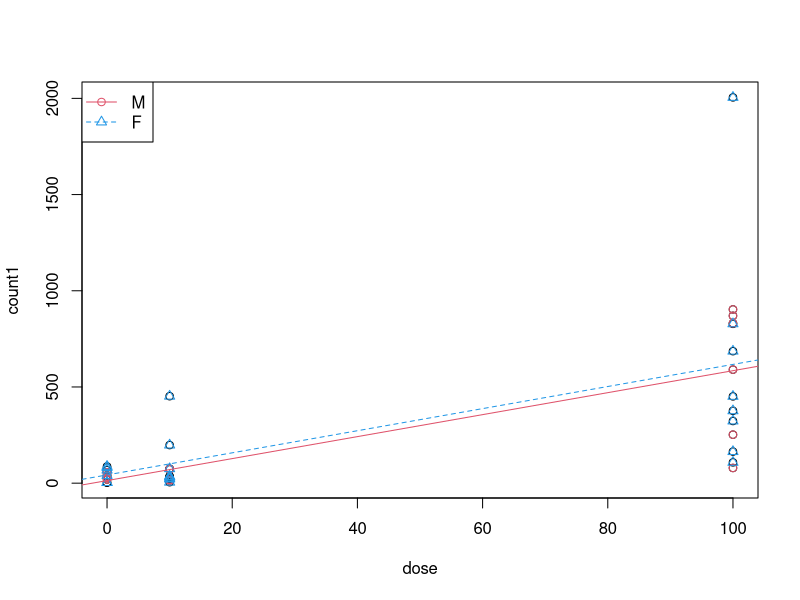
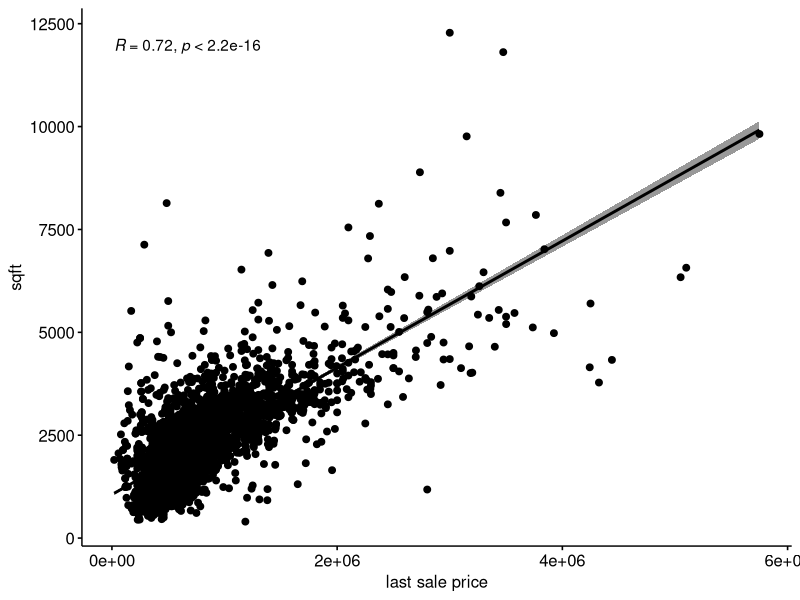
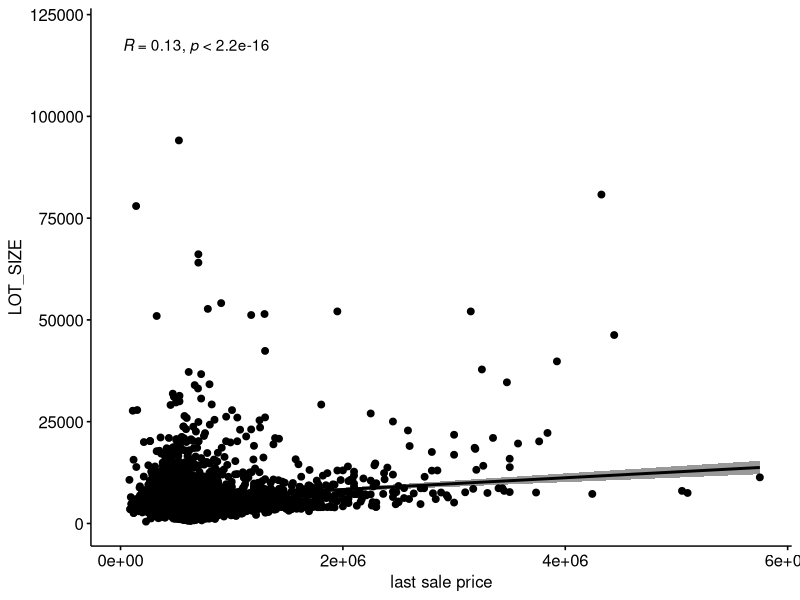
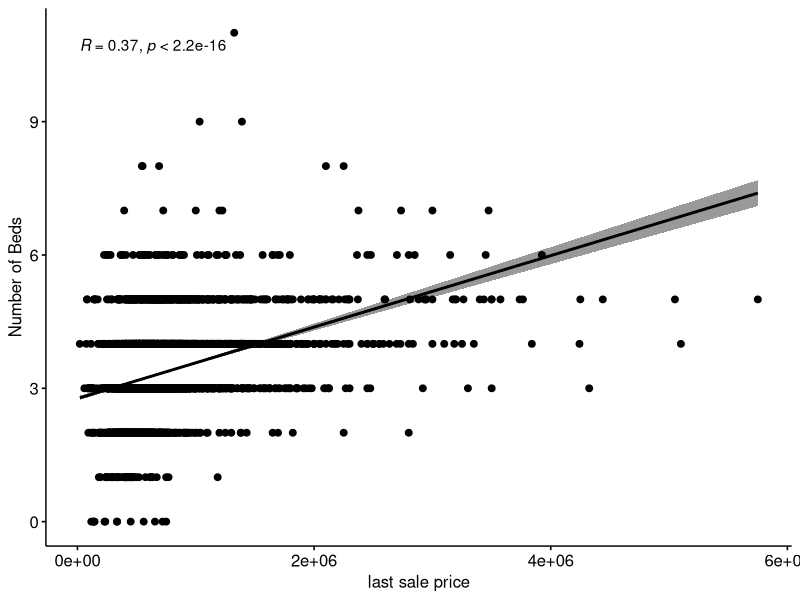
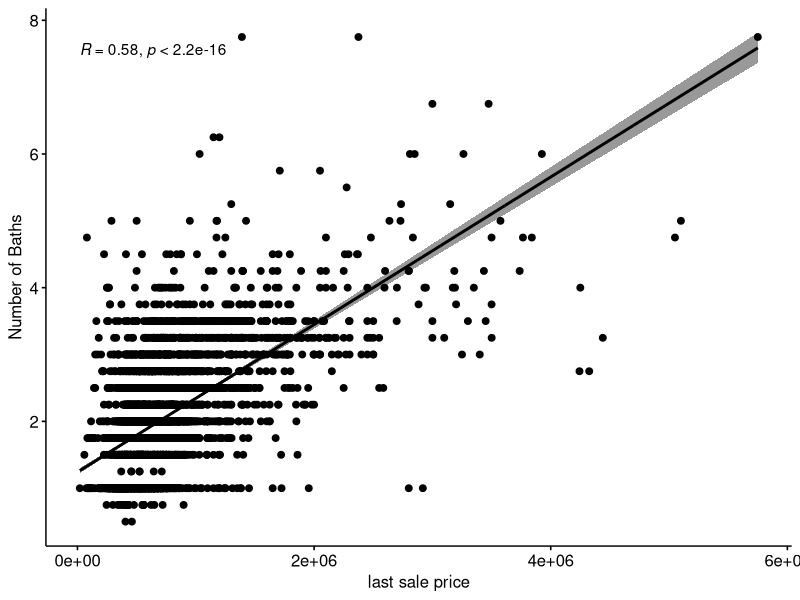

These charts were generated, in order, by the following R code:
## ---- chunk 1
knitr::opts_chunk$set(echo = TRUE)
## ---- chunk 2
require('ggpubr')
cellData = read.csv("cells.csv")
salesData = read.csv("Sales.csv")
## ---- chunk 3
fTest = aov(count1~factor(dose),data=cellData)
print(summary(fTest))
## ---- chunk 4
flmTest = lm(count1~dose,data=cellData)
print(summary(flmTest))
## ---- chunk 5
#maybe use indicator random variables here?
fwsTest = aov(count1~factor(dose)+factor(sex),data=cellData)
print(summary(fwsTest))
flmwsTest = lm(count1~dose+sex,data=cellData)
print(summary(flmwsTest))
## ---- chunk 6
#also maybe use indicators here?
fwsITest = aov(count1~factor(dose)*factor(sex),data=cellData)
print(summary(fwsITest))
flmwsITest = lm(count1~dose+sex+dose:sex,data=cellData)
print(summary(flmwsITest))
plot(count1 ~ dose, data=cellData)
points(cellData$dose[cellData$sex==0],cellData$count1[cellData$sex==0],pch=1,col=2)
points(cellData$dose[cellData$sex==1],cellData$count1[cellData$sex==1],pch=2,col=4)
abline(lm(count1 ~ dose, data = cellData, subset=(sex==0)),lty=1,col=2)
abline(lm(count1 ~ dose, data = cellData, subset=(sex==1)),lty=2,col=4)
legend("topleft",c("M","F"),pch=1:2,lty=1:2,col=c(2,4))

## ---- chunk 7
par(mfrow=c(1,2))
ggscatter(salesData, x = "LAST_SALE_PRICE", y = "SQFT", 
          add = "reg.line", conf.int = TRUE, 
          cor.coef = TRUE, cor.method = "pearson",
          xlab = "last sale price", ylab = "sqft")
## ---- chunk 8
ggscatter(salesData, x = "LAST_SALE_PRICE", y = "LOT_SIZE", 
          add = "reg.line", conf.int = TRUE, 
          cor.coef = TRUE, cor.method = "pearson",
          xlab = "last sale price", ylab = "LOT_SIZE")
## ---- chunk 9
ggscatter(salesData, x = "LAST_SALE_PRICE", y = "BEDS", 
          add = "reg.line", conf.int = TRUE, 
          cor.coef = TRUE, cor.method = "pearson",
          xlab = "last sale price", ylab = "Number of Beds")
## ---- chunk 10
ggscatter(salesData, x = "LAST_SALE_PRICE", y = "BATHS", 
          add = "reg.line", conf.int = TRUE, 
          cor.coef = TRUE, cor.method = "pearson",
          xlab = "last sale price", ylab = "Number of Baths")
## ---- chunk 11
sqftvsprice = lm(LAST_SALE_PRICE~SQFT,salesData)
print(summary(sqftvsprice))
spacevsprice = lm(LAST_SALE_PRICE~LOT_SIZE,salesData)
print(summary(spacevsprice))
bedsvsprice = lm(LAST_SALE_PRICE~BEDS,salesData)
print(summary(bedsvsprice))
bathsvsprice = lm(LAST_SALE_PRICE~BATHS,salesData)
print(summary(bathsvsprice))
## ---- chunk 12
togetherlm = lm(LAST_SALE_PRICE~BEDS+BATHS+SQFT+LOT_SIZE,data=salesData)
print(summary(togetherlm))
#create bar plot of R values
